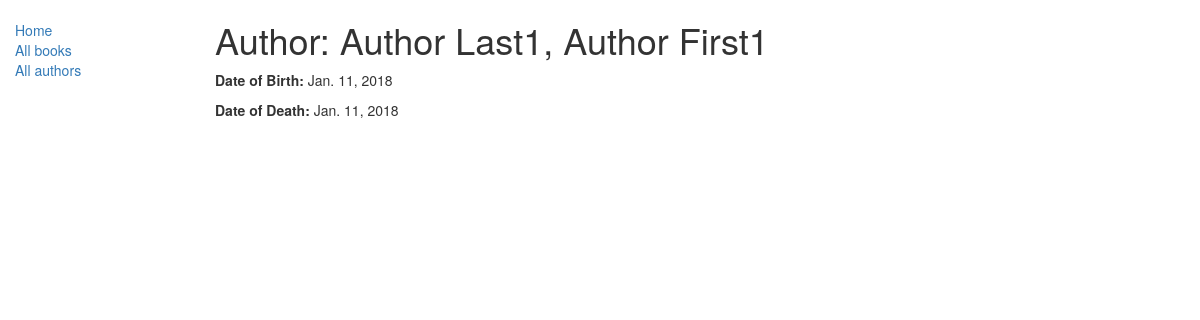
The app's page /catalog/author/1 with its own data.
### catalog/models.py (models this page shows, shortened)
class Author(models.Model):
    first_name = models.CharField(max_length=100)
    last_name = models.CharField(max_length=100)
    date_of_birth = models.DateField(null=True, blank=True)
    date_of_death = models.DateField('Died', null=True, blank=True)
    class Meta:
        ordering = ["last_name","first_name"]
    def __str__(self):
        return '{0}, {1}'.format(self.last_name,self.first_name)

### catalog/views.py (the view)
# urls.py: path('author/<int:pk>', views.AuthorDetailView.as_view(), name='author-detail'),
class AuthorDetailView(generic.DetailView):
    model = Author

### catalog/templates/catalog/author_detail.html
{% extends "base_generic.html" %}
{% block content %}
  <h1>Author: {{ author }}</h1>
  <p><strong>Date of Birth:</strong> {{ author.date_of_birth }}</p>
  <p><strong>Date of Death:</strong> {{ author.date_of_death }}</p>
{% endblock %}

### records on screen
Author: last_name+first_name "Author Last1, Author First1", date_of_birth "Jan. 11, 2018", date_of_death "Jan. 11, 2018"
